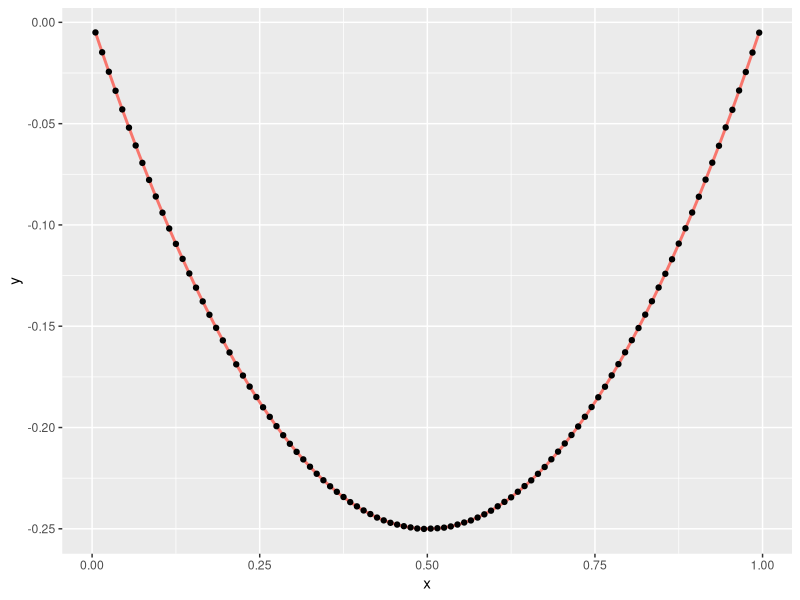
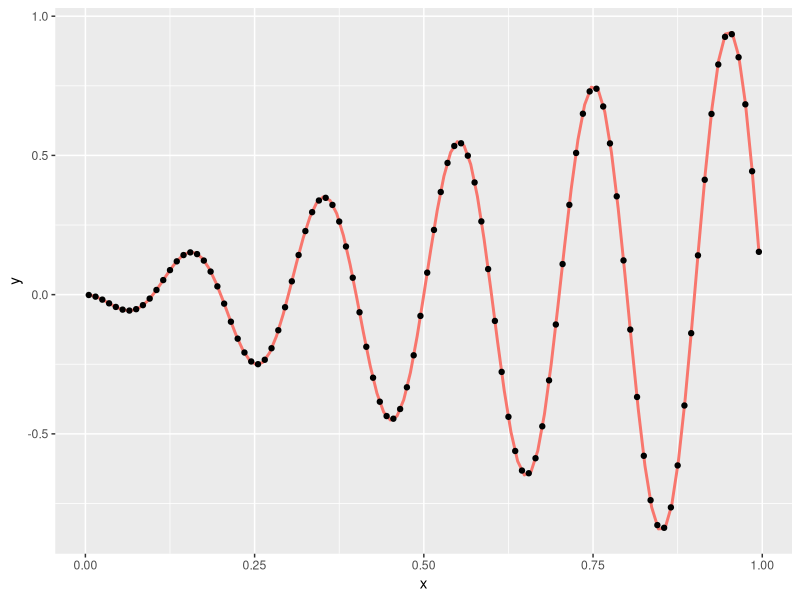

R code for these plots, in order:
quadratic_function <- function(opt_parameter, x, y) {
  a0<-opt_parameter[1]
  a1<-opt_parameter[2]
  a2<-opt_parameter[3]
  quadratic_equation <- sum(y-(a0 + a1*x + a2*x^2))^2
  return(quadratic_equation)
}
quadratic_function(c(1,2,3),6,8)


approximates_function <- function(interval_number, my_function) {
 
  interval <- seq(0, 1, length.out = interval_number+1)
  values_A <- matrix(NA, nrow = interval_number, ncol = 3)
  colnames(values_A) <- c("a0", "a1", "a2")
  values_X <- matrix(NA, nrow = interval_number, ncol = 3)
  colnames(values_X) <- c("x0", "x1", "x2")
  Result_matrix <- matrix(NA, nrow = interval_number, ncol = 6)
  
    index<-1
    while (index <length(interval)) {
    function_x0 <- my_function(interval[index])
    
    function_x1 <- my_function(mean(c(interval[index], interval[index+1]))) #mid point of interval
    function_x2 <- my_function(interval[index+1]) #end interval
    
    optimization_parameter <- optim(par = c(0,1,1),
                     fn = quadratic_function,
                     x = c(interval[index],
                           mean(c(interval[index], interval[index+1])),
                           interval[index+1]),
                     y = c(function_x0, function_x1, function_x2))$par
    values_X[index,1:3] <- c(interval[index], mean(c(interval[index], interval[index+1])), interval[index+1])
    values_A[index,1:3]<-optimization_parameter
    
    index<-index+1
    }
    Result_matrix<-cbind(values_A,values_X)
    print(Result_matrix)
    Result_matrix<-as.data.frame(Result_matrix)
  return(Result_matrix)
}

function1_x <- function(x) {
  cal1<- -x * (1-x)
  return(cal1)
}

function2_x <- function(x) {
  cal2<- -x*sin(10*pi*x)
  return(cal2)
}
F1_result <- approximates_function(100, function1_x)
F1_result$`g(x)` <- F1_result[,1] + F1_result[,2]*F1_result[,5] + F1_result[,3]*F1_result[,5]^2

library(ggplot2)
ggplot(F1_result, aes(x =x1, y =`g(x)`)) +
  geom_function(fun = function1_x, aes(color = "red"), size = 1) +
  geom_point() + labs(x="x",y="y")+
  theme(legend.position = "none")


F2_result <- approximates_function(100, function2_x)
F2_result$`g(x)` <- F2_result[,1] + F2_result[,2]*F2_result[,5] + F2_result[,3]*F2_result[,5]^2

ggplot(F2_result, aes(x = x1, y = `g(x)`)) +
  geom_function(fun = function2_x, aes(color = "red"), size = 1) +
  geom_point() +
  labs(x="x",y="y")+
  theme(legend.position = "none")